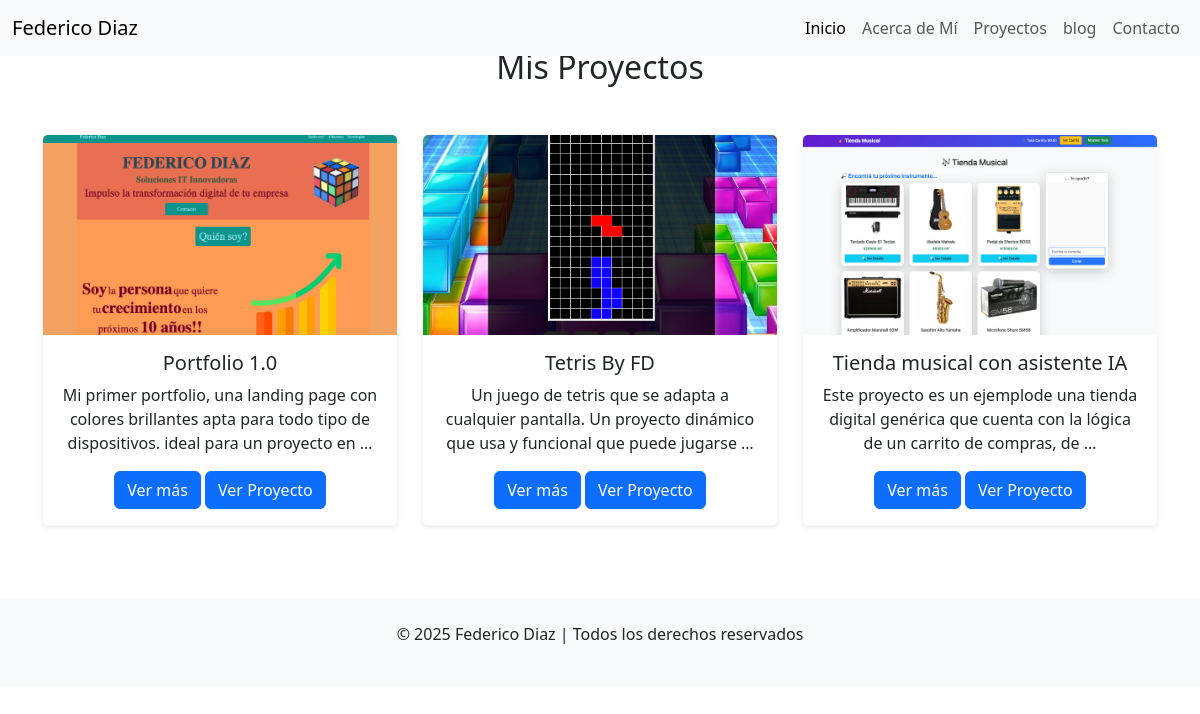
The page /proyectos/ on the database as committed earlier.
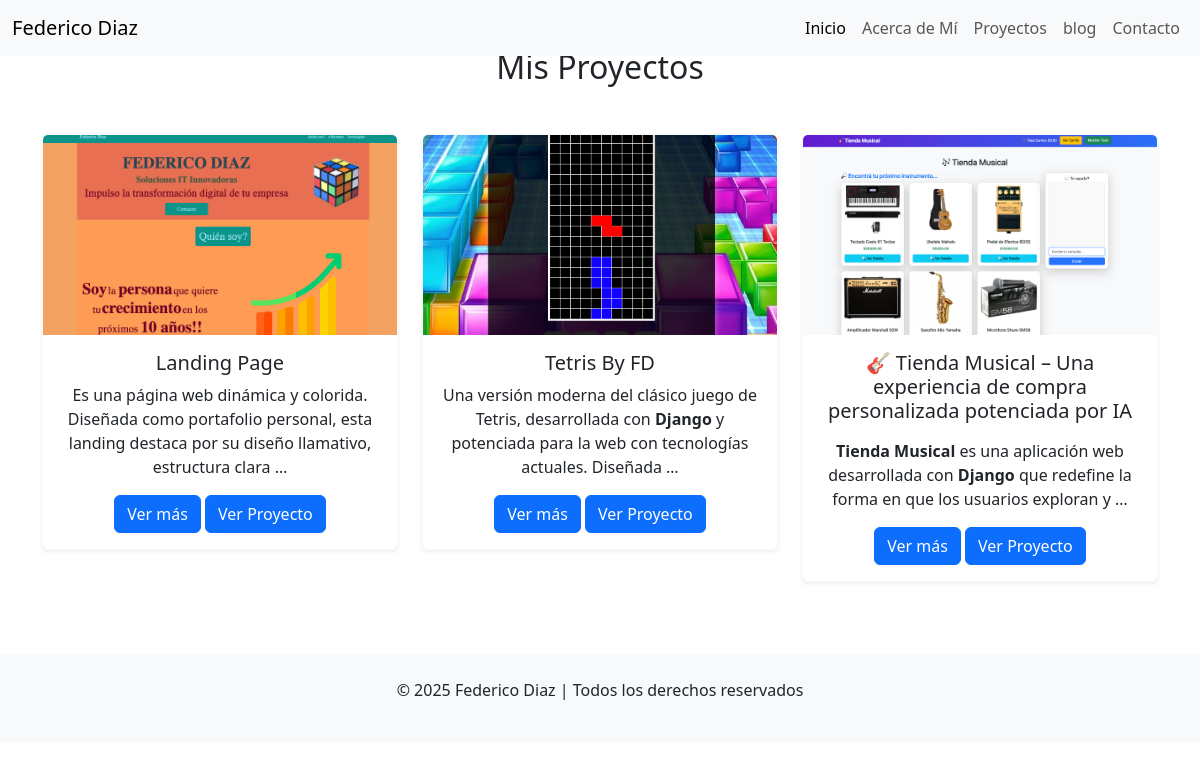
The same page on the database as committed later.
### my_site/models.py (models this page shows, shortened)
class Proyecto(models.Model):
    titulo = models.CharField(max_length=200)
    descripcion = models.TextField()
    imagen = models.ImageField(upload_to='proyectos/')
    enlace = models.URLField(max_length=200, blank=True, null=True)  # Si deseas agregar enlaces a tus proyectos

### my_site/views.py (the view)
# urls.py: path('proyectos/', views.proyectos, name='proyectos'),
def proyectos(request):
    proyectos = Proyecto.objects.all()
    return render(request, 'proyectos.html', {'proyectos': proyectos})

### my_site/templates/proyectos.html (shortened to what this page needs)
<!DOCTYPE html>
<html lang="en">
<head>
    {% load static %}
    <link
      href="https://cdn.jsdelivr.net/npm/aos@2.3.4/dist/aos.css"
      rel="stylesheet"
    />
    <link
      href="https://cdn.jsdelivr.net/npm/bootstrap@5.3.0-alpha1/dist/css/bootstrap.min.css"
      rel="stylesheet"
    />
</head>
<body>
<nav class="navbar navbar-expand-lg navbar-light bg-light fixed-top">
    <div class="container-fluid">
      <a class="navbar-brand" href="/">Federico Diaz</a>
      <div class="collapse navbar-collapse" id="navbarNav">
        <ul class="navbar-nav ms-auto">
          <li class="nav-item">
            <a class="nav-link active" aria-current="page" href="/">Inicio</a>
          </li>
          <li class="nav-item">
            <a class="nav-link" href="{% url 'about' %}">Acerca de Mí</a>
        </li>
          <li class="nav-item">
            <a class="nav-link" href="{% url 'proyectos' %}">Proyectos</a>
          </li>
          <li class="nav-item">
            <a class="nav-link" href="{% url 'blog-list' %}">blog</a>
          </li>
          <li class="nav-item">
            <a class="nav-link" href="{% url 'contacto' %}">Contacto</a>
          </li>
        </ul>
      </div>
    </div>
  </nav>
{% block content %}
    <div class="container mt-5">
        <h2 class="text-center mb-5" data-aos="fade-up">Mis Proyectos</h2>
        <div class="row">
            {% for proyecto in proyectos %}
                <div class="col-md-4 mb-4" data-aos="fade-up" data-aos-duration="1500">
                    <div class="card shadow-sm border-light rounded">
                        <img src="{{ proyecto.imagen.url }}" class="card-img-top" alt="{{ proyecto.titulo }}">
                        <div class="card-body">
                            <h5 class="card-title">{{ proyecto.titulo }}</h5>
                            <p class="card-text">{{ proyecto.descripcion|truncatewords:20|safe }}</p>
                            <a href="{% url 'proyecto-detalle' proyecto.id %} " class="btn btn-primary">Ver más</a>
                            {% if proyecto.enlace %}
                                <a href="{{ proyecto.enlace }}" class="btn btn-primary" target="_blank">Ver Proyecto</a>
                            {% endif %}
                        </div>
                    </div>
                </div>
            {% endfor %}
        </div>
    </div>
    <footer class="text-center mt-5 py-4 bg-light">
      <p>&copy; 2025 Federico Diaz | Todos los derechos reservados</p>
    </footer>
{% endblock %}
</body>
</html>

### my_site/templates/proyectos.html (style rules this page uses)
.card { transition: transform 0.3s ease-in-out; }
.card-img-top { height: 200px; object-fit: cover; }
.card-body { text-align: center; }

Rows that differ between the two databases and show on the page:
changed Proyecto: titulo "Portfolio 1.0" → "Landing Page"; descripcion "Mi primer portfolio, una landing page con colores brillantes apta para todo tipo de dispositivos. ideal para un proyecto en …" → "Es una página web dinámica y colorida. Diseñada como portafolio personal, esta landing destaca por su diseño llamativo, estructura clara …"
changed Proyecto "Tetris By FD": descripcion "Un juego de tetris que se adapta a cualquier pantalla. Un proyecto dinámico que usa y funcional que puede jugarse …" → "Una versión moderna del clásico juego de Tetris, desarrollada con Django y potenciada para la web con tecnologías actuales. Diseñada …"
changed Proyecto: titulo "Tienda musical con asistente IA" → "🎸 Tienda Musical – Una experiencia de compra personalizada potenciada por IA"; descripcion "Este proyecto es un ejemplode una tienda digital genérica que cuenta con la lógica de un carrito de compras, de …" → "Tienda Musical es una aplicación web desarrollada con Django que redefine la forma en que los usuarios exploran y …"
